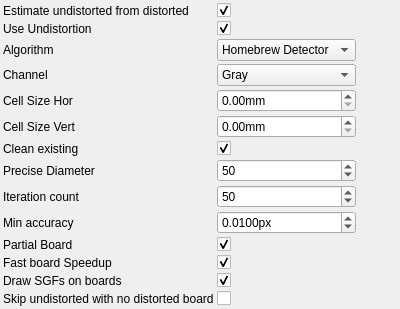
<?xml version="1.0" encoding="UTF-8"?>
<ui version="4.0">
 <class>CheckerboardDetectionParametersControlWidget</class>
 <widget class="QWidget" name="CheckerboardDetectionParametersControlWidget">
  <property name="geometry">
   <rect>
    <x>0</x>
    <y>0</y>
    <width>400</width>
    <height>300</height>
   </rect>
  </property>
  <property name="windowTitle">
   <string>CheckerboardDetectionParameters</string>
  </property>
   <layout class="QGridLayout" name="gridLayout">
    <property name="margin">
     <number>3</number>
    </property>
    <property name="spacing">
     <number>3</number>
    </property>
    <item row="0" column="0">
     <widget class="QLabel" name="label_0">
       <property name="text">
         <string>Estimate undistorted from distorted</string>
       </property>
     </widget>
    </item>
    <item row="0" column="1">
     <widget class="QCheckBox" name="estimateUndistortedFromDistortedCheckBox">
       <property name="toolTip">
         <string>Estimate undistorted from distorted</string>
       </property>
       <property name="checked">
           <bool>true</bool>
       </property>
     </widget>
    </item>
    <item row="1" column="0">
     <widget class="QLabel" name="label_1">
       <property name="text">
         <string>Use Undistortion</string>
       </property>
     </widget>
    </item>
    <item row="1" column="1">
     <widget class="QCheckBox" name="useUndistortionCheckBox">
       <property name="toolTip">
         <string>Use Undistortion</string>
       </property>
       <property name="checked">
           <bool>true</bool>
       </property>
     </widget>
    </item>
    <item row="2" column="0">
     <widget class="QLabel" name="label_2">
       <property name="text">
         <string>Algorithm</string>
       </property>
     </widget>
    </item>
    <item row="2" column="1">
     <widget class="QComboBox" name="algorithmComboBox">
       <property name="currentIndex">
         <number>0</number>
       </property>
       <item>
        <property name="text">
         <string>Homebrew Detector</string>
        </property>
       </item>
       <item>
        <property name="text">
         <string>OpenCV Detector</string>
        </property>
       </item>
       <property name="toolTip">
         <string>Algorithm</string>
       </property>
     </widget>
    </item>
    <item row="3" column="0">
     <widget class="QLabel" name="label_3">
       <property name="text">
         <string>Channel</string>
       </property>
     </widget>
    </item>
    <item row="3" column="1">
     <widget class="QComboBox" name="channelComboBox">
       <property name="currentIndex">
         <number>3</number>
       </property>
       <item>
        <property name="text">
         <string>R</string>
        </property>
        <property name="icon">
        <iconset resource="main.qrc">
         <normaloff>:/new/colors/colors/color_red.png</normaloff>:/new/colors/colors/color_red.png
        </iconset>
        </property>
       </item>
       <item>
        <property name="text">
         <string>G</string>
        </property>
        <property name="icon">
        <iconset resource="main.qrc">
         <normaloff>:/new/colors/colors/color_green.png</normaloff>:/new/colors/colors/color_green.png
        </iconset>
        </property>
       </item>
       <item>
        <property name="text">
         <string>B</string>
        </property>
        <property name="icon">
        <iconset resource="main.qrc">
         <normaloff>:/new/colors/colors/color_blue.png</normaloff>:/new/colors/colors/color_blue.png
        </iconset>
        </property>
       </item>
       <item>
        <property name="text">
         <string>Gray</string>
        </property>
        <property name="icon">
        <iconset resource="main.qrc">
         <normaloff>:/new/colors/colors/color_gray.png</normaloff>:/new/colors/colors/color_gray.png
        </iconset>
        </property>
       </item>
       <item>
        <property name="text">
         <string>Luma</string>
        </property>
        <property name="icon">
        <iconset resource="main.qrc">
         <normaloff>:/new/colors/colors/color_gray.png</normaloff>:/new/colors/colors/color_gray.png
        </iconset>
        </property>
       </item>
       <item>
        <property name="text">
         <string>Hue</string>
        </property>
        <property name="icon">
        <iconset resource="main.qrc">
         <normaloff>:/new/colors/colors/color_wheel.png</normaloff>:/new/colors/colors/color_wheel.png
        </iconset>
        </property>
       </item>
       <item>
        <property name="text">
         <string>Saturation</string>
        </property>
       </item>
       <item>
        <property name="text">
         <string>Value</string>
        </property>
       </item>
       <property name="toolTip">
         <string>Channel</string>
       </property>
     </widget>
    </item>
    <item row="4" column="0">
     <widget class="QLabel" name="label_4">
       <property name="text">
         <string>Cell Size Hor</string>
       </property>
     </widget>
    </item>
    <item row="4" column="1">
     <widget class="QDoubleSpinBox" name="cellSizeHorSpinBox">
       <property name="toolTip">
         <string>Cell Size Hor</string>
       </property>
       <property name="suffix">
        <string>mm</string>
       </property>
     </widget>
    </item>
    <item row="5" column="0">
     <widget class="QLabel" name="label_5">
       <property name="text">
         <string>Cell Size Vert</string>
       </property>
     </widget>
    </item>
    <item row="5" column="1">
     <widget class="QDoubleSpinBox" name="cellSizeVertSpinBox">
       <property name="toolTip">
         <string>Cell Size Vert</string>
       </property>
       <property name="suffix">
        <string>mm</string>
       </property>
     </widget>
    </item>
    <item row="6" column="0">
     <widget class="QLabel" name="label_6">
       <property name="text">
         <string>Clean existing</string>
       </property>
     </widget>
    </item>
    <item row="6" column="1">
     <widget class="QCheckBox" name="cleanExistingCheckBox">
       <property name="toolTip">
         <string>Clean existing</string>
       </property>
       <property name="checked">
           <bool>true</bool>
       </property>
     </widget>
    </item>
    <item row="7" column="0">
     <widget class="QLabel" name="label_7">
       <property name="text">
         <string>Precise Diameter</string>
       </property>
     </widget>
    </item>
    <item row="7" column="1">
     <widget class="QSpinBox" name="preciseDiameterSpinBox">
       <property name="toolTip">
         <string>Precise Diameter</string>
       </property>
       <property name="minimum">
        <number>0</number>
       </property>
       <property name="maximum">
        <number>999999</number>
       </property>
       <property name="singleStep">
        <number>1</number>
       </property>
       <property name="value">
        <number>50</number>
       </property>
     </widget>
    </item>
    <item row="8" column="0">
     <widget class="QLabel" name="label_8">
       <property name="text">
         <string>Iteration count</string>
       </property>
     </widget>
    </item>
    <item row="8" column="1">
     <widget class="QSpinBox" name="iterationCountSpinBox">
       <property name="toolTip">
         <string>Iteration count</string>
       </property>
       <property name="minimum">
        <number>1</number>
       </property>
       <property name="maximum">
        <number>999999</number>
       </property>
       <property name="singleStep">
        <number>1</number>
       </property>
       <property name="value">
        <number>50</number>
       </property>
     </widget>
    </item>
    <item row="9" column="0">
     <widget class="QLabel" name="label_9">
       <property name="text">
         <string>Min accuracy</string>
       </property>
     </widget>
    </item>
    <item row="9" column="1">
     <widget class="QDoubleSpinBox" name="minAccuracySpinBox">
       <property name="toolTip">
         <string>Min accuracy</string>
       </property>
       <property name="minimum">
        <double>0</double>
       </property>
       <property name="maximum">
        <double>999999</double>
       </property>
       <property name="singleStep">
        <double>1</double>
       </property>
       <property name="value">
        <double>0.01</double>
       </property>
       <property name="suffix">
        <string>px</string>
       </property>
       <property name="decimals">
        <number>4</number>
       </property>
     </widget>
    </item>
    <item row="10" column="0">
     <widget class="QLabel" name="label_10">
       <property name="text">
         <string>Partial Board</string>
       </property>
     </widget>
    </item>
    <item row="10" column="1">
     <widget class="QCheckBox" name="partialBoardCheckBox">
       <property name="toolTip">
         <string>Partial Board</string>
       </property>
       <property name="checked">
           <bool>true</bool>
       </property>
     </widget>
    </item>
    <item row="11" column="0">
     <widget class="QLabel" name="label_11">
       <property name="text">
         <string>Fast board Speedup</string>
       </property>
     </widget>
    </item>
    <item row="11" column="1">
     <widget class="QCheckBox" name="fastBoardSpeedupCheckBox">
       <property name="toolTip">
         <string>Fast board Speedup</string>
       </property>
       <property name="checked">
           <bool>true</bool>
       </property>
     </widget>
    </item>
    <item row="12" column="0">
     <widget class="QLabel" name="label_12">
       <property name="text">
         <string>Draw SGFs on boards</string>
       </property>
     </widget>
    </item>
    <item row="12" column="1">
     <widget class="QCheckBox" name="drawSGFsOnBoardsCheckBox">
       <property name="toolTip">
         <string>Draw SGFs on boards</string>
       </property>
       <property name="checked">
           <bool>true</bool>
       </property>
     </widget>
    </item>
    <item row="13" column="0">
     <widget class="QLabel" name="label_13">
       <property name="text">
         <string>Skip undistorted with no distorted board</string>
       </property>
     </widget>
    </item>
    <item row="13" column="1">
     <widget class="QCheckBox" name="skipUndistortedWithNoDistortedBoardCheckBox">
       <property name="toolTip">
         <string>Skip undistorted with no distorted board</string>
       </property>
     </widget>
    </item>
   <item row="14" column="0">
    <spacer name="verticalSpacer">
     <property name="orientation">
      <enum>Qt::Vertical</enum>
     </property>
     <property name="sizeHint" stdset="0">
      <size>
       <width>0</width>
       <height>0</height>
      </size>
     </property>
    </spacer>
   </item>
   <item row="14" column="2">
    <spacer name="horizontalSpacer">
     <property name="orientation">
      <enum>Qt::Horizontal</enum>
     </property>
     <property name="sizeHint" stdset="0">
      <size>
       <width>0</width>
       <height>0</height>
      </size>
     </property>
    </spacer>
   </item>
  </layout>
 </widget>
 <layoutdefault spacing="3" margin="3"/>
 <resources/>
 <connections>
  <connection>
   <sender>estimateUndistortedFromDistortedCheckBox</sender>
   <signal>stateChanged(int)</signal>
   <receiver>CheckerboardDetectionParametersControlWidget</receiver>
   <slot>changeParameters()</slot>
  </connection>
  <connection>
   <sender>useUndistortionCheckBox</sender>
   <signal>stateChanged(int)</signal>
   <receiver>CheckerboardDetectionParametersControlWidget</receiver>
   <slot>changeParameters()</slot>
  </connection>
  <connection>
   <sender>algorithmComboBox</sender>
   <signal>currentIndexChanged(int)</signal>
   <receiver>CheckerboardDetectionParametersControlWidget</receiver>
   <slot>changeParameters()</slot>
  </connection>
  <connection>
   <sender>channelComboBox</sender>
   <signal>currentIndexChanged(int)</signal>
   <receiver>CheckerboardDetectionParametersControlWidget</receiver>
   <slot>changeParameters()</slot>
  </connection>
  <connection>
   <sender>cellSizeHorSpinBox</sender>
   <signal>valueChanged(double)</signal>
   <receiver>CheckerboardDetectionParametersControlWidget</receiver>
   <slot>changeParameters()</slot>
  </connection>
  <connection>
   <sender>cellSizeVertSpinBox</sender>
   <signal>valueChanged(double)</signal>
   <receiver>CheckerboardDetectionParametersControlWidget</receiver>
   <slot>changeParameters()</slot>
  </connection>
  <connection>
   <sender>cleanExistingCheckBox</sender>
   <signal>stateChanged(int)</signal>
   <receiver>CheckerboardDetectionParametersControlWidget</receiver>
   <slot>changeParameters()</slot>
  </connection>
  <connection>
   <sender>preciseDiameterSpinBox</sender>
   <signal>valueChanged(int)</signal>
   <receiver>CheckerboardDetectionParametersControlWidget</receiver>
   <slot>changeParameters()</slot>
  </connection>
  <connection>
   <sender>iterationCountSpinBox</sender>
   <signal>valueChanged(int)</signal>
   <receiver>CheckerboardDetectionParametersControlWidget</receiver>
   <slot>changeParameters()</slot>
  </connection>
  <connection>
   <sender>minAccuracySpinBox</sender>
   <signal>valueChanged(double)</signal>
   <receiver>CheckerboardDetectionParametersControlWidget</receiver>
   <slot>changeParameters()</slot>
  </connection>
  <connection>
   <sender>partialBoardCheckBox</sender>
   <signal>stateChanged(int)</signal>
   <receiver>CheckerboardDetectionParametersControlWidget</receiver>
   <slot>changeParameters()</slot>
  </connection>
  <connection>
   <sender>fastBoardSpeedupCheckBox</sender>
   <signal>stateChanged(int)</signal>
   <receiver>CheckerboardDetectionParametersControlWidget</receiver>
   <slot>changeParameters()</slot>
  </connection>
  <connection>
   <sender>drawSGFsOnBoardsCheckBox</sender>
   <signal>stateChanged(int)</signal>
   <receiver>CheckerboardDetectionParametersControlWidget</receiver>
   <slot>changeParameters()</slot>
  </connection>
  <connection>
   <sender>skipUndistortedWithNoDistortedBoardCheckBox</sender>
   <signal>stateChanged(int)</signal>
   <receiver>CheckerboardDetectionParametersControlWidget</receiver>
   <slot>changeParameters()</slot>
  </connection>
 </connections>
 <slots>
  <slot>changeParameters()</slot>
 </slots>
 <customwidgets>
 </customwidgets>
</ui>
